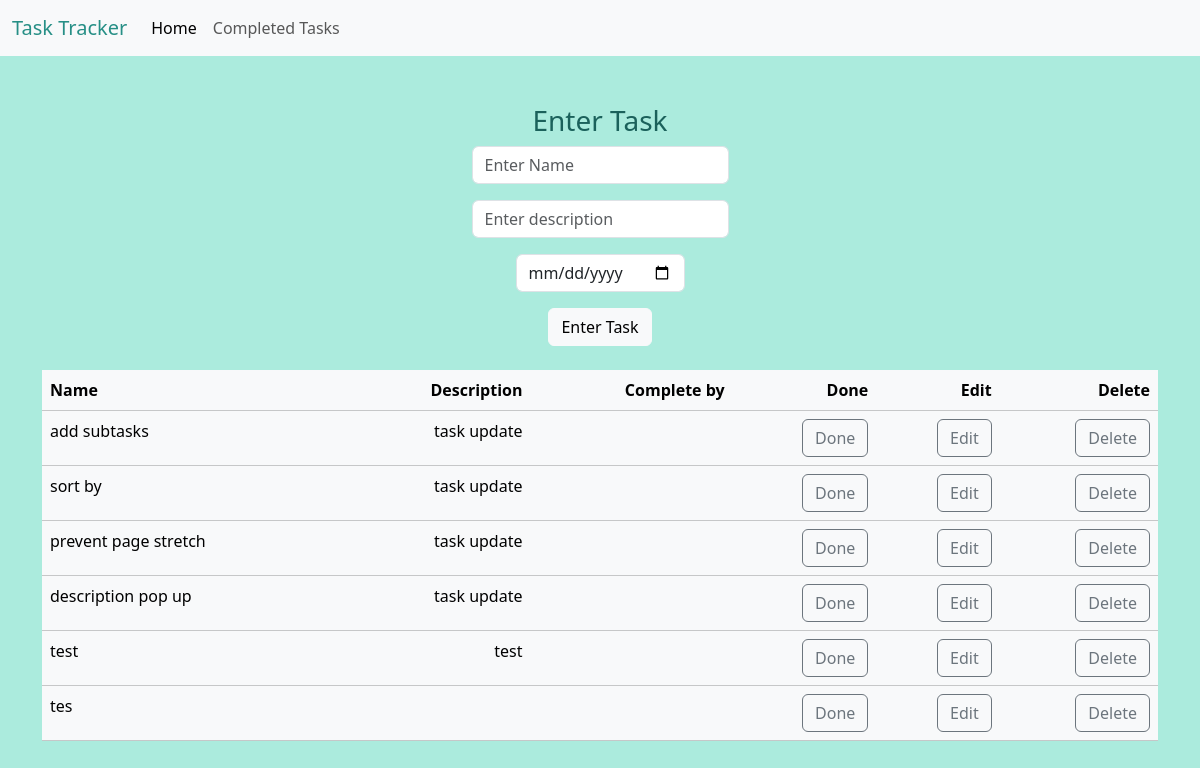
The page / on the database its author committed.
### tables this page shows
CREATE TABLE tasks (
id INTEGER PRIMARY KEY AUTOINCREMENT NOT NULL,
name TEXT,
description TEXT, time TEXT NOT NULL);

### app.py (the view)
@app.route("/", methods=["GET", "POST"])
def index():
    if request.method == "POST":
        name = request.form.get("name")
        if not name:
            tasks = db.execute("SELECT * FROM tasks ORDER BY time ASC")
            return render_template("index.html", nameError = "Must enter name of task", tasks=tasks)
        description = request.form.get("description")
        date = request.form.get("date")
        db.execute("INSERT INTO tasks (name, description, time) VALUES (?, ?, ?)", (name, description, date))
        connection.commit()
        tasks = db.execute("SELECT * FROM tasks ORDER BY time ASC")
        return redirect ("/")
    else:
        tasks = db.execute("SELECT * FROM tasks ORDER BY time ASC")
        return render_template("index.html", tasks=tasks)

### templates/index.html (shortened to what this page needs)
{% extends "layout.html" %}
{% block main %}
    <h3>Enter Task</h3>
    <form action="/" method="post">
        <div class="mb-3">
            <input autocomplete="off" autofocus class="form-control mx-auto w-auto" name="name" placeholder="Enter Name" type="text">
        </div>
        <div class="mb-3">
            <input autocomplete="off" autofocus class="form-control mx-auto w-auto" name="description" placeholder="Enter description" type="text">
        </div>
        <div class="mb-3">
            <input autocomplete="off" autofocus class="form-control mx-auto w-auto" name="date" type="date">
        </div>
        <button class="btn btn-light" type="submit">Enter Task</button>
    </form>
    <br>
        <table class="table bg-success table-light">
            <thead>
                <tr>
                    <th class="text-start">Name</th>
                    <th class="text-end">Description</th>
                    <th class="text-end">Complete by</th>
                    <th class="text-end">Done</th>
                    <th class="text-end">Edit</th>
                    <th class="text-end">Delete</th>
                </tr>
            </thead>
            <tbody>
                {% for task in tasks %}
                <tr>
                    <td class="text-start">
                        {{ task.1 }}
                    </td>
                    <td class="text-end">
                        {{ task.2 }}
                    </td>
                    <td class="text-end">
                    </td>
                    <td class="text-end">
                        <form action="/done" method="post">
                            <button class="btn btn-outline-secondary" type="submit">Done</button>
                        </form>
                    </td>
                    <td class="text-end">
                        <form action="/edit" method="post">
                            <button class="btn btn-outline-secondary" type="submit">Edit</button>
                        </form>
                    </td>
                    <td class="text-end">
                        <form action="/delete" method="post">
                            <button class="btn btn-outline-secondary" type="submit">Delete</button>
                        </form>
                    </td>
                </tr>
                {% endfor %}
            </tbody>
        </table>
{% endblock %}

### static/styles.css (style rules this page uses)
body { background-color: #abebdd; color:#1b615b; }

### rows shown on the page
tasks: name "add subtasks", description "task update"
tasks: name "sort by", description "task update"
tasks: name "prevent page stretch", description "task update"
tasks: name "description pop up", description "task update"
tasks: name "test", description "test"
tasks: name "tes"
